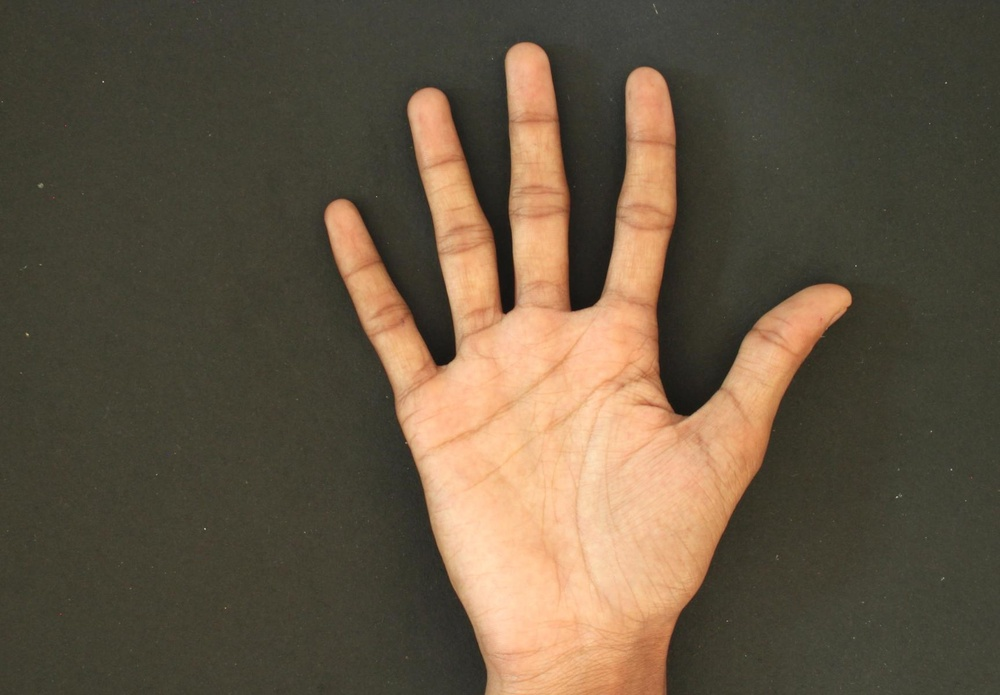
#> input picture img/hand_1.jpg, 1000 x 695 px, shrunk from 1727 x 1200 before the run
$ jupyter execute with_opencv.ipynb
#> lines starting #> are read from the running program, lines starting #| are printed output that depends on the picture; after the words box and inside, x2 and y2 are one past the last pixel; in counts of white or black regions, pixels touching at a corner belong together; long printed decimals are rounded
[cell 1]
import numpy as np
import cv2
import matplotlib.pyplot as plt
import matplotlib.image as img
from skimage.filters import threshold_otsu

[cell 2]
# Load & Show Image
image = img.imread("img/hand_1.jpg")
#> image is the input picture: shape (695, 1000, 3); mean R, G, B 99.5, 85.6, 66.3
image_2 = cv2.imread('img/hand_1.jpg')
plt.imshow(image.astype(np.uint8), cmap='gray')
plt.axis('off')
plt.show()

[cell 3]
# Gray Conversion
gray_image = cv2.cvtColor(image, cv2.COLOR_BGR2GRAY)
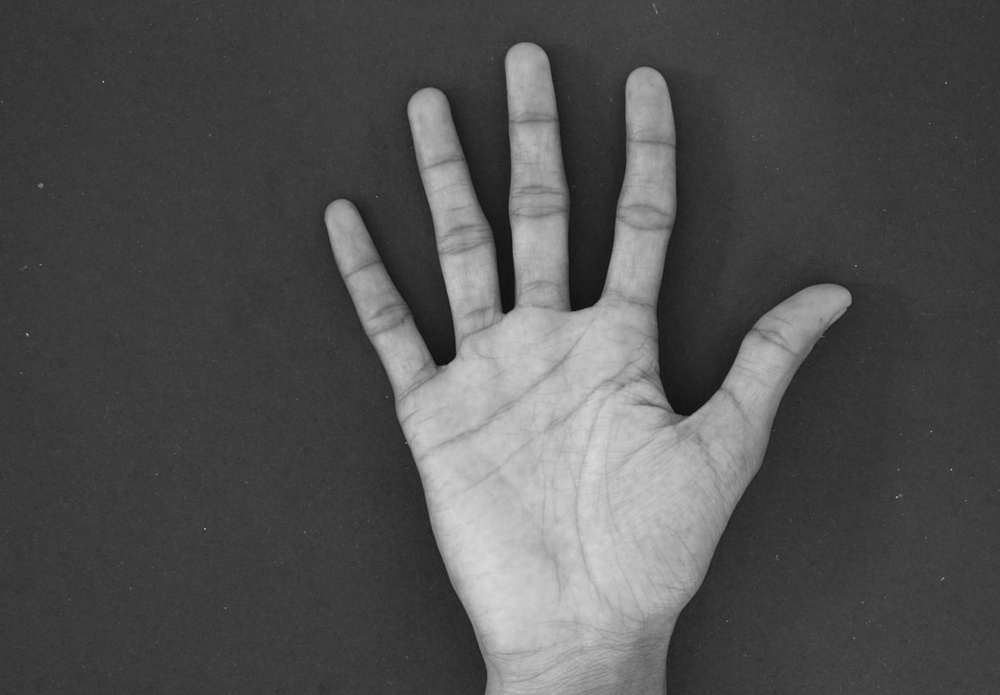
#> gray_image: shape (695, 1000); min 12, max 219, mean 81.4
plt.imshow(gray_image.astype(np.uint8), cmap='gray')
plt.axis('off')
plt.show()

[cell 4]
# Gaussian Blur & Otsu Threshold
gaussian_blur = cv2.GaussianBlur(gray_image,(11, 11), 5)
thresh = threshold_otsu(gaussian_blur)
#> thresh = 114
otsu_image = gaussian_blur < thresh
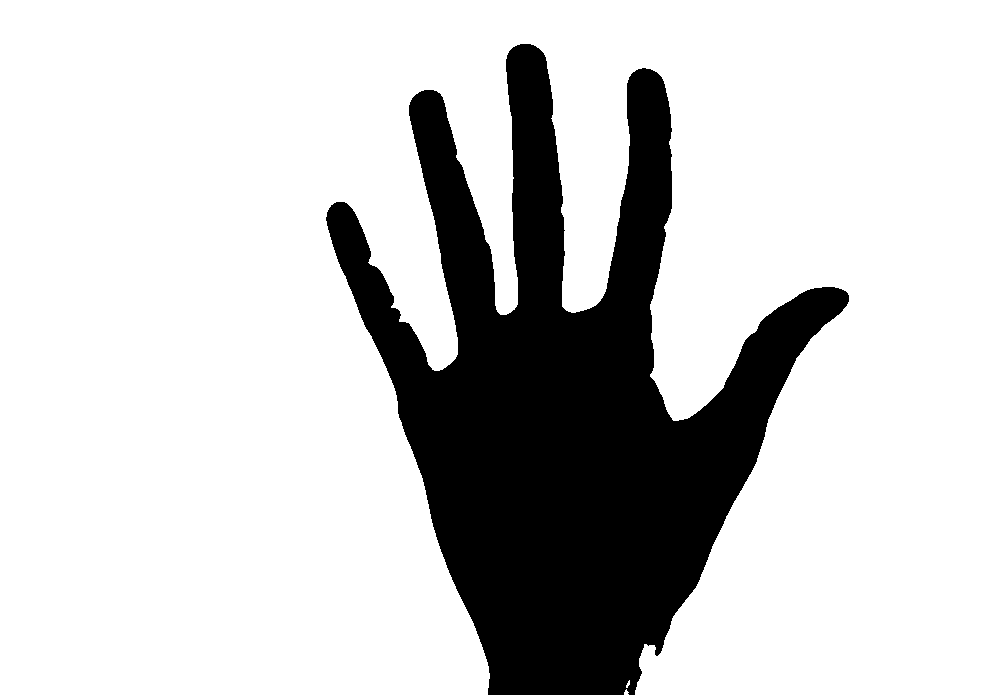
#> otsu_image: shape (695, 1000) bool; 79.5% white; 1 black region, box (x1, y1, x2, y2) and area: (326, 44, 849, 695) 142696
plt.imshow(otsu_image.astype(np.uint8), cmap='gray')
plt.axis('off')
plt.show()

[cell 5]
# Canny Edge Algorithm
canny_edge = cv2.Canny(gaussian_blur, 30, 60)
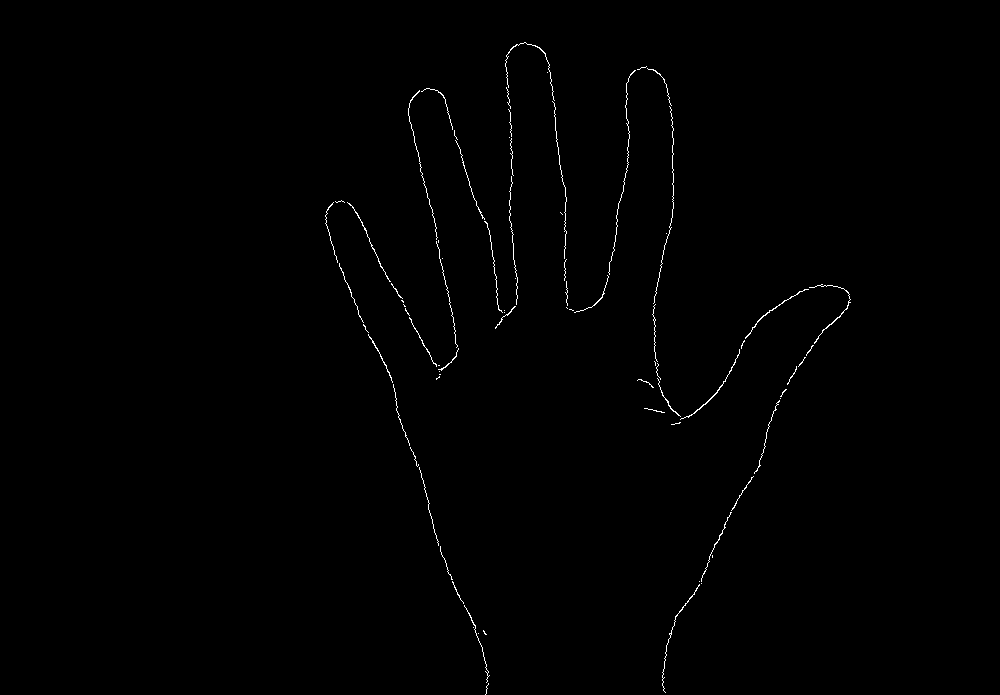
#> canny_edge: shape (695, 1000); 0.5% white in thin lines or dots, all inside (x1, y1, x2, y2) = (325, 42, 851, 695)
plt.imshow(canny_edge.astype(np.uint8), cmap='gray')
plt.axis('off')
plt.show()

[cell 6]
# Keypoint detection with ORB
orb = cv2.ORB.create(9)
kp = orb.detect(canny_edge, None)
#> kp = 9 keypoints; (x, y, size): (439, 371, 31), (435, 363, 31), (485, 634, 37.2), (815, 341, 37.2), (783, 390, 44.6), (712, 556, 53.6), (661, 411, 64.3), (712, 555, 77.1), (711, 555, 92.6)
for i in range(len(kp)):
    print(f"keypoint coordinate {i} : {kp[i].pt}")
#> this loop made 9 passes
#| keypoint coordinate 0 : (439.0, 371.0)
#| keypoint coordinate 1 : (435.0, 363.0)
#| keypoint coordinate 2 : (484.800, 633.600)
#| keypoint coordinate 3 : (814.800, 340.800)
#| keypoint coordinate 4 : (783.360, 390.240)
#| keypoint coordinate 5 : (711.936, 556.416)
#| keypoint coordinate 6 : (661.479, 410.573)
#| keypoint coordinate 7 : (711.660, 554.896)
#> (further printed lines are left out)
kp, des = orb.compute(canny_edge, kp)


keypoint_image = cv2.drawKeypoints(canny_edge, kp, None, color=(0, 255, 0), flags=0)
plt.imshow(keypoint_image.astype(np.uint8), cmap='gray')
plt.axis('off')
plt.show()

[cell 7]
# Convex Hull
contours, hierarchy = cv2.findContours(canny_edge, cv2.RETR_TREE, cv2.CHAIN_APPROX_SIMPLE)
#> contours = 82 contours, 78 with area under 20; largest, box (x1, y1, x2, y2) and area: (680, 349, 740, 420) 36, (745, 289, 809, 339) 32, (809, 284, 851, 344) 26, (347, 202, 391, 282) 22
hull = []

for contour in contours:
    hull = cv2.convexHull(contour)
    convex_hull = cv2.drawContours(keypoint_image, [hull], -1, (0, 255, 0), 4)
#> this loop made 82 passes
#> hull on passes 2, 4, 7, 8, 9, 20, 25, 27, 40, 41, 42, 54: [[478, 633]], [[473, 627]], [[669, 634], [670, 633], [671, 634], [670, 635]], [[701, 583]], [[699, 581]], [[780, 398]], [[439, 377], [436, 379], [436, 378], [439, 376]], [[439, 371]], [[504, 312]], [[504, 310]], [[573, 310], [572, 310], [569, 309], [571, 309]], [[515, 278]]
#> (contour, hull) on passes 11, 26, 29, 44, 48, 49: ([[712, 555], [712, 557]], [[712, 557], [712, 555]]), ([[439, 374], [440, 374]], [[440, 374], [439, 374]]), ([[438, 365], [439, 365]], [[439, 365], [438, 365]]), ([[566, 307], [567, 308]], [[567, 308], [566, 307]]), ([[403, 304], [404, 305], [404, 306], [405, 306]], [[405, 306], [404, 306], [403, 304]]), ([[401, 300], [403, 302], [403, 301], [402, 300]], [[402, 300], [403, 301], [403, 302], [401, 300]])
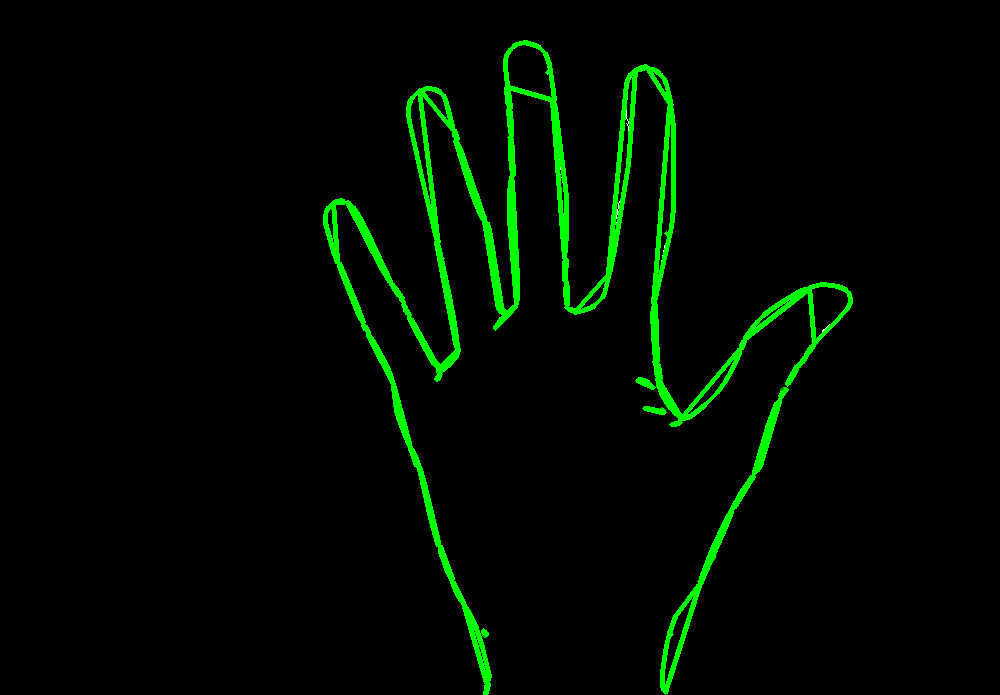
#> keypoint_image: shape (695, 1000, 3); mean of channels 0, 1, 2 0, 9.5, 0; drawn as B, G, R

plt.imshow(convex_hull.astype(np.uint8), cmap='gray')
plt.axis('off')
plt.show()

$ run again, with img/hand_3.jpg copied over img/hand_1.jpg
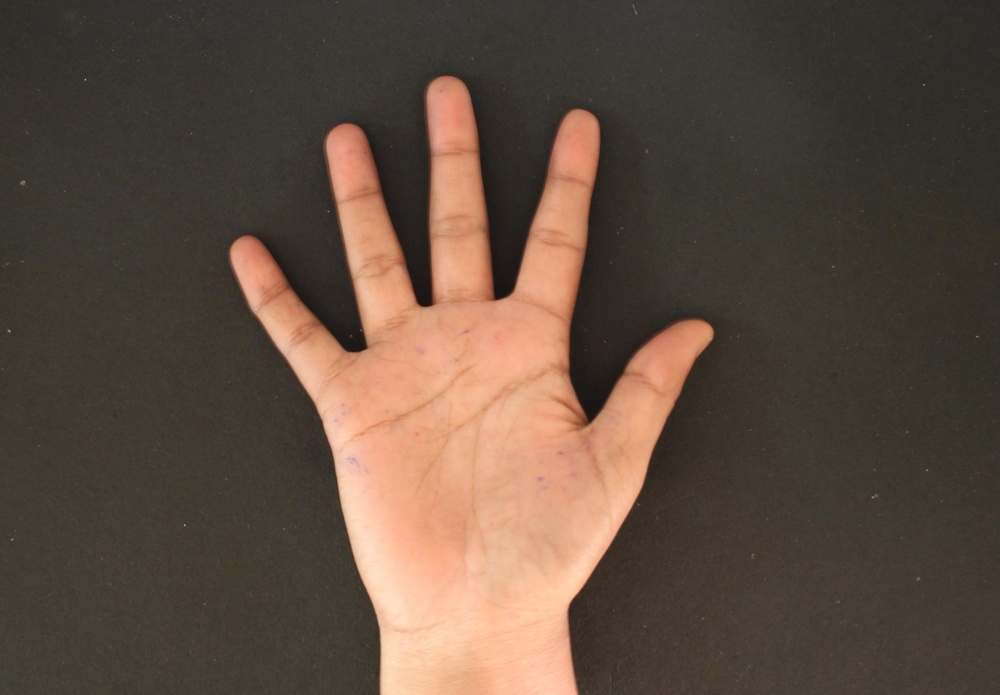
#> input picture img/hand_3.jpg, 1000 x 695 px, shrunk from 1727 x 1200 before the run
#> image is the input picture: shape (695, 1000, 3); mean R, G, B 93.5, 76.6, 63.5
#> thresh = 109
#> `otsu_image = gaussian_blur < thresh`:
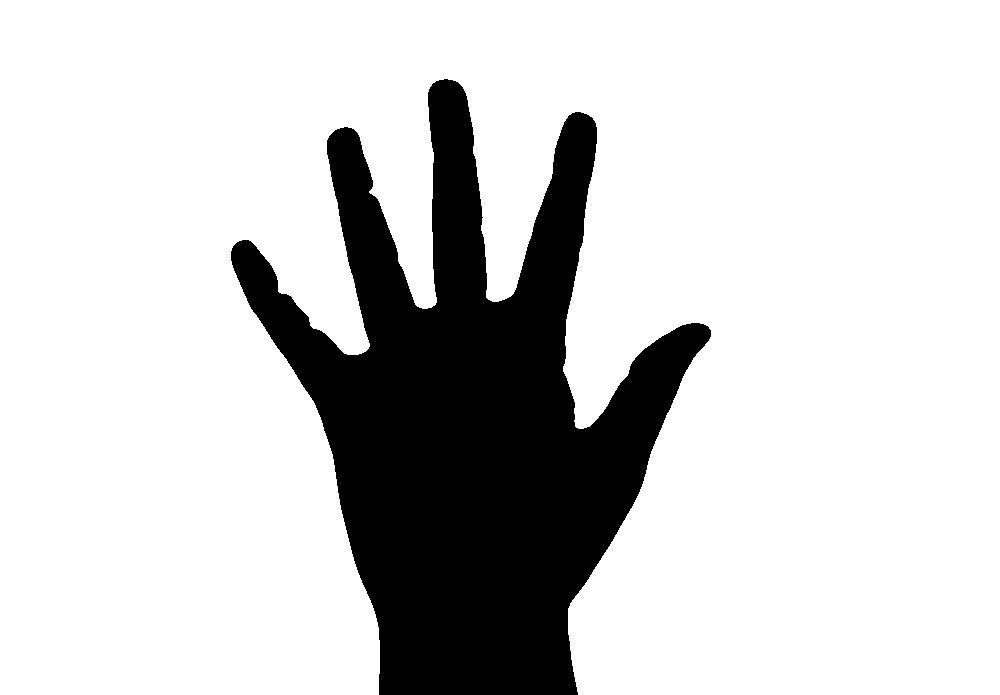
#> otsu_image: shape (695, 1000) bool; 80.8% white; 1 black region, box (x1, y1, x2, y2) and area: (231, 79, 711, 695) 133697
#> canny_edge: shape (695, 1000); 0.42% white in thin lines or dots, all inside (x1, y1, x2, y2) = (229, 77, 712, 695)
#> kp = 9 keypoints; (x, y, size): (708, 326, 31), (710, 326, 31), (337, 126, 37.2), (658, 436, 37.2), (490, 297, 44.6), (669, 411, 53.6), (560, 404, 64.3), (562, 406, 77.1), (567, 409, 92.6)
#> the loop `for i in range(len(kp)):` made 9 passes
#| keypoint coordinate 0 : (708.0, 326.0)
#| keypoint coordinate 1 : (710.0, 326.0)
#| keypoint coordinate 2 : (337.200, 126.000)
#| keypoint coordinate 3 : (657.600, 435.600)
#| keypoint coordinate 4 : (489.600, 296.640)
#> (further printed lines are left out)
#> contours = 41 contours, 37 with area under 20; largest, box (x1, y1, x2, y2) and area: (249, 304, 381, 630) 62, (565, 434, 660, 666) 50, (584, 320, 711, 427) 50, (319, 124, 429, 354) 44
#> the loop `for contour in contours:` made 41 passes
#> hull on passes 4, 6, 7, 12, 13, 22, 24, 34: [[584, 428], [578, 428], [579, 427], [580, 427]], [[570, 425], [572, 426], [573, 427], [573, 429]], [[663, 425], [660, 431], [660, 430], [663, 422]], [[687, 372]], [[561, 374], [559, 373], [558, 372], [561, 373]], [[494, 294]], [[492, 293], [490, 293], [489, 288], [490, 289]], [[550, 173]]
#> after the loop `for contour in contours:`:
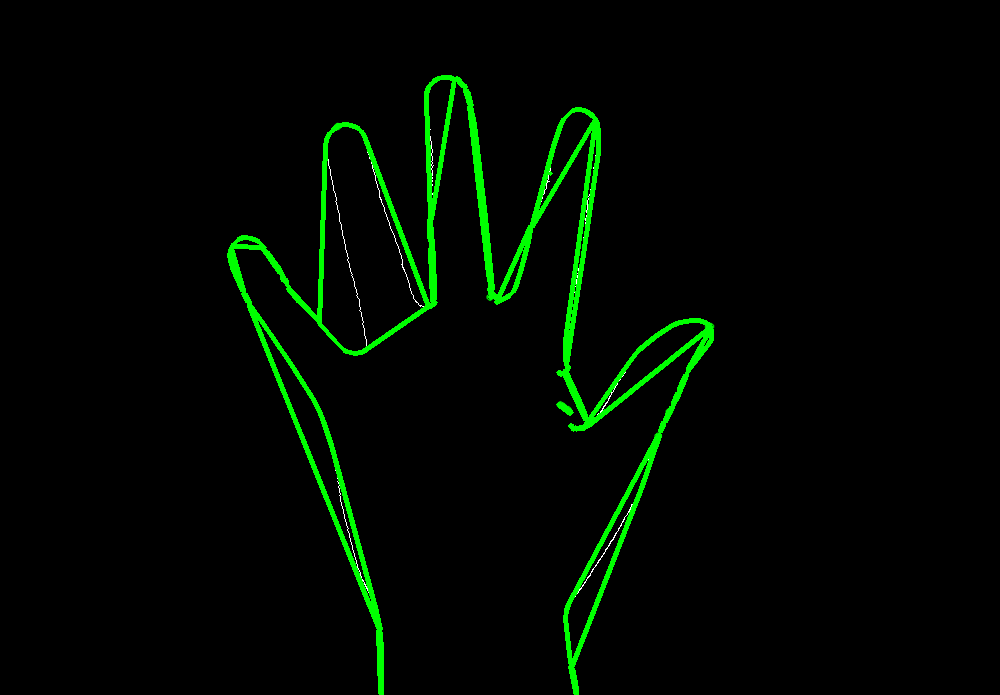
#> keypoint_image: shape (695, 1000, 3); mean of channels 0, 1, 2 0.3, 8.4, 0.3; drawn as B, G, R
